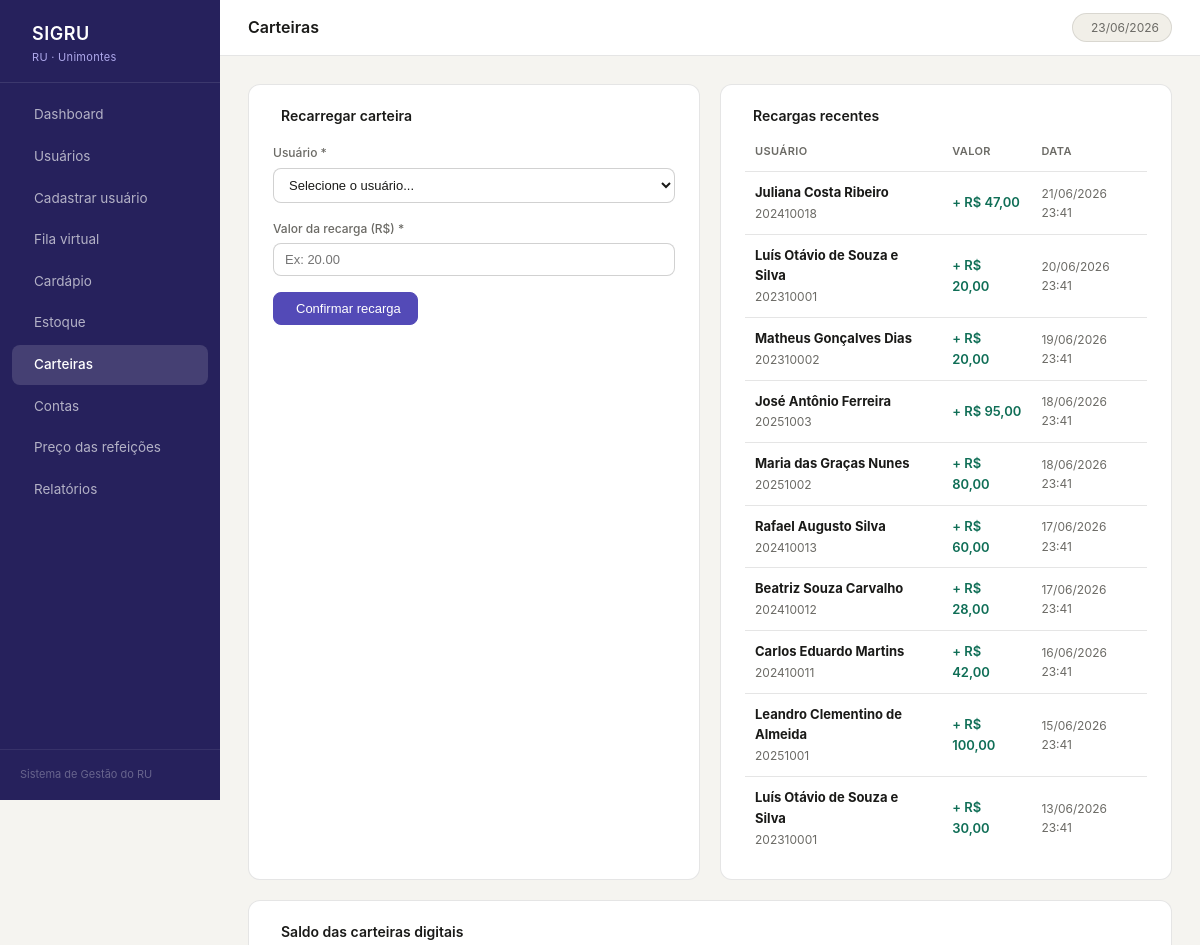
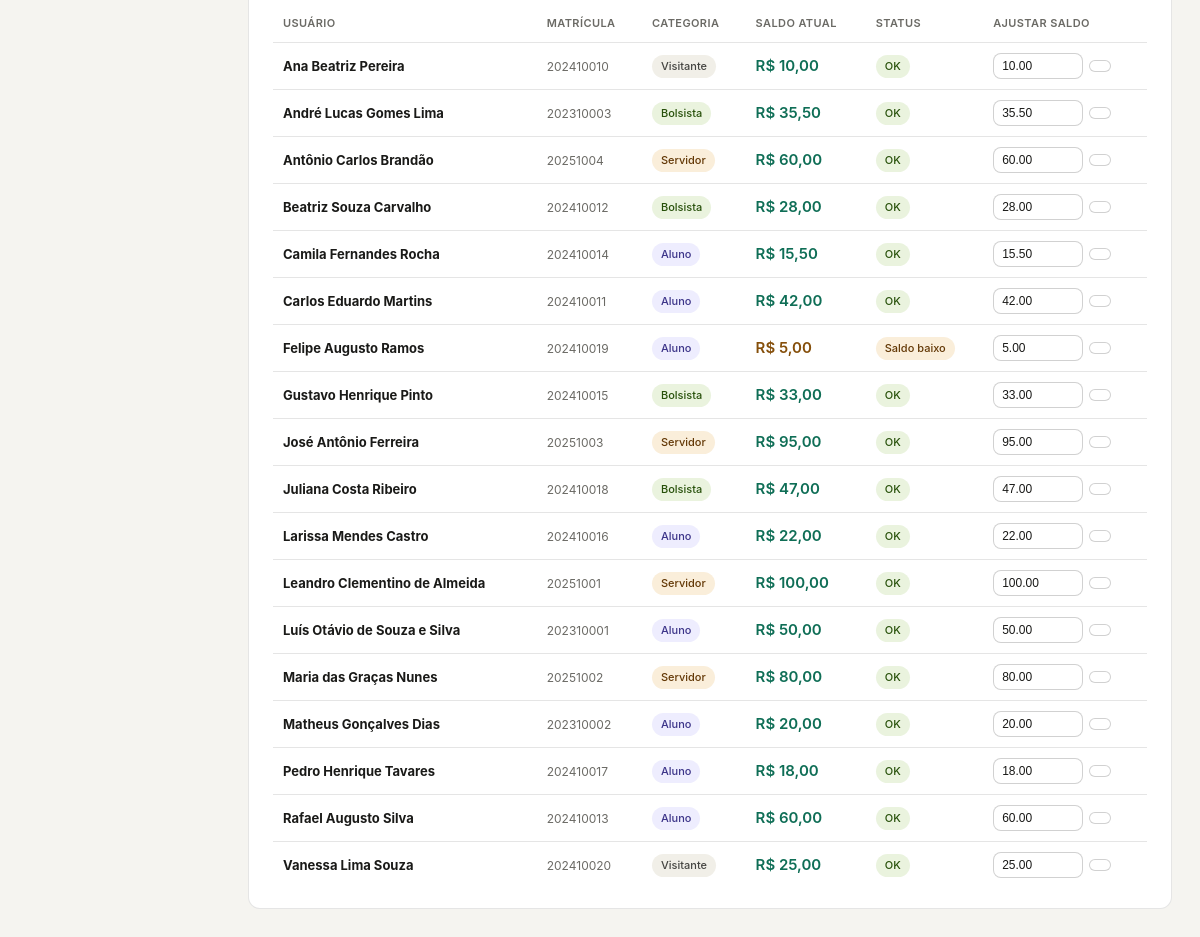
/carteiras.php, run on the app's committed database (2 pictures, top to bottom).
### tables this page shows
CREATE TABLE recarga_historico (
    id_recarga  INT(6) UNSIGNED AUTO_INCREMENT,
    id_carteira INT(6) UNSIGNED NOT NULL,
    valor       DECIMAL(8,2) NOT NULL,
    data        DATETIME NOT NULL,
    PRIMARY KEY (id_recarga),
    CONSTRAINT fk_recarga_carteira FOREIGN KEY (id_carteira)
        REFERENCES carteira_digital (id_carteira)
);

CREATE TABLE usuario (
    id_usuario    INT(6) UNSIGNED AUTO_INCREMENT,
    matricula     INT(11) UNSIGNED NOT NULL,
    nome_completo VARCHAR(100) NOT NULL,
    id_categoria  INT(3) UNSIGNED NOT NULL,
    id_bairro     INT(6) UNSIGNED NOT NULL,
    endereco      VARCHAR(100) NOT NULL,
    PRIMARY KEY (id_usuario),
    CONSTRAINT fk_usuario_categoria FOREIGN KEY (id_categoria)
        REFERENCES categoria_usuario (id_categoria),
    CONSTRAINT fk_usuario_bairro FOREIGN KEY (id_bairro)
        REFERENCES bairro (id_bairro)
);

CREATE TABLE carteira_digital (
    id_carteira INT(6) UNSIGNED AUTO_INCREMENT,
    id_usuario  INT(6) UNSIGNED NOT NULL,
    saldo       DECIMAL(8,2) NOT NULL,
    PRIMARY KEY (id_carteira),
    CONSTRAINT fk_carteira_usuario FOREIGN KEY (id_usuario)
        REFERENCES usuario (id_usuario)
);

CREATE TABLE categoria_usuario (
    id_categoria  INT(3) UNSIGNED AUTO_INCREMENT,
    descricao     VARCHAR(50) NOT NULL,
    PRIMARY KEY (id_categoria)
);

### carteiras.php (the view, shortened to what this page needs)
<?php
require_once 'includes/header.php';
$conn = getConnection();
$carteiras = $conn->query("
    SELECT cd.id_carteira, cd.saldo,
           u.id_usuario, u.nome_completo, u.matricula,
           cat.descricao AS categoria
    FROM carteira_digital cd
    JOIN usuario u ON u.id_usuario = cd.id_usuario
    JOIN categoria_usuario cat ON cat.id_categoria = u.id_categoria
    ORDER BY u.nome_completo
");
$historico = $conn->query("
    SELECT rh.valor, rh.data,
           u.nome_completo, u.matricula
    FROM recarga_historico rh
    JOIN carteira_digital cd ON cd.id_carteira = rh.id_carteira
    JOIN usuario u ON u.id_usuario = cd.id_usuario
    ORDER BY rh.data DESC
    LIMIT 20
");
?>
<div style="display:grid;grid-template-columns:1fr 1fr;gap:1.25rem;margin-bottom:1.25rem">
    <div class="card" style="margin-bottom:0">
        <div class="card-title"><i class="ti ti-plus"></i> Recarregar carteira</div>
        <form method="POST">
            <div class="form-group" style="margin-bottom:1rem">
                <label>Usuário *</label>
                <select name="id_usuario" required>
                    <option value="">Selecione o usuário...</option>
                </select>
            </div>
            <div class="form-group" style="margin-bottom:1rem">
                <label>Valor da recarga (R$) *</label>
                <input type="number" name="valor" min="0.01" step="0.01"
                       placeholder="Ex: 20.00"
                       value="<?= (($_POST['action'] ?? '') === 'recarregar') ? htmlspecialchars($_POST['valor'] ?? '') : '' ?>">
            </div>
            <button type="submit" class="btn btn-primary">
                <i class="ti ti-wallet"></i> Confirmar recarga
            </button>
        </form>
    </div>
    <div class="card" style="margin-bottom:0">
        <div class="card-title"><i class="ti ti-history"></i> Recargas recentes</div>
        <div class="table-wrap">
            <table>
                <thead>
                    <tr>
                        <th>Usuário</th>
                        <th>Valor</th>
                        <th>Data</th>
                    </tr>
                </thead>
                <tbody>
                    <?php while ($h = $historico->fetch_assoc()): ?>
                    <tr>
                        <td>
                            <strong><?= htmlspecialchars($h['nome_completo']) ?></strong><br>
                            <span class="text-muted"><?= $h['matricula'] ?></span>
                        </td>
                        <td style="color:var(--teal-600);font-weight:600">
                            + R$ <?= number_format($h['valor'], 2, ',', '.') ?>
                        </td>
                        <td class="text-muted"><?= date('d/m/Y H:i', strtotime($h['data'])) ?></td>
                    </tr>
                    <?php endwhile; ?>
                </tbody>
            </table>
        </div>
    </div>
</div>
<div class="card">
    <div class="card-title"><i class="ti ti-credit-card"></i> Saldo das carteiras digitais</div>
    <div class="table-wrap">
        <table>
            <thead>
                <tr>
                    <th>Usuário</th>
                    <th>Matrícula</th>
                    <th>Categoria</th>
                    <th>Saldo atual</th>
                    <th>Status</th>
                    <th>Ajustar saldo</th>
                </tr>
            </thead>
            <tbody>
                <?php while ($c = $carteiras->fetch_assoc()):
                    $saldo = (float) $c['saldo'];
                    $cat = $c['categoria'];
                    $cls = match($cat) {
                        'Aluno'    => 'pill-purple',
                        'Bolsista' => 'pill-green',
                        'Servidor' => 'pill-amber',
                        default    => 'pill-gray'
                    };
                ?>
                <tr>
                    <td><strong><?= htmlspecialchars($c['nome_completo']) ?></strong></td>
                    <td class="text-muted"><?= $c['matricula'] ?></td>
                    <td><span class="pill <?= $cls ?>"><?= htmlspecialchars($cat) ?></span></td>
                    <td style="font-size:15px;font-weight:600;
                               color:<?= $saldo <= 0 ? 'var(--red-600)' : ($saldo < 10 ? 'var(--amber-600)' : 'var(--teal-600)') ?>">
                        R$ <?= number_format($saldo, 2, ',', '.') ?>
                    </td>
                    <td>
                        <?php if ($saldo <= 0): ?>
                            <span class="pill pill-red">Sem saldo</span>
                        <?php elseif ($saldo < 10): ?>
                            <span class="pill pill-amber">Saldo baixo</span>
                        <?php else: ?>
                            <span class="pill pill-green">OK</span>
                        <?php endif; ?>
                    </td>
                    <td>
                        <form method="POST" style="display:flex;gap:6px;align-items:center">
                            <input type="number" name="novo_saldo" min="0" step="0.01"
                                   value="<?= number_format($saldo, 2, '.', '') ?>"
                                   style="width:90px;padding:5px 8px;font-size:12px;
                                          border:1px solid var(--border-md);border-radius:var(--radius-md)">
                            <button type="submit" class="btn btn-secondary btn-sm"
                                    onclick="return confirm('Ajustar saldo para o valor informado?')">
                            </button>
                        </form>
                    </td>
                </tr>
                <?php endwhile; ?>
            </tbody>
        </table>
    </div>
</div>
<?php
require_once 'includes/footer.php';
?>

### assets/css/style.css (style rules this page uses)
*, *::before, *::after { box-sizing: border-box; margin: 0; padding: 0; }
:root { --purple-50: #EEEDFE; --purple-200: #AFA9EC; --purple-600: #534AB7; --purple-800: #3C3489; --purple-900: #26215C; --teal-50: #E1F5EE; --teal-600: #0F6E56; --teal-800: #085041; --amber-50: #FAEEDA; --amber-600: #854F0B; --amber-800: #633806; --red-50: #FCEBEB; --red-600: #A32D2D; --green-50: #EAF3DE; --green-800: #27500A; --gray-50: #F1EFE8; --gray-100: #D3D1C7; --gray-400: #888780; --gray-800: #444441; --bg: #F5F4F0; --surface: #FFFFFF; --border: rgba(0,0,0,0.10); --border-md: rgba(0,0,0,0.18); --text: #1A1A18; --text-muted:#6B6A65; --radius-md: 8px; --radius-lg: 12px; --sidebar-w: 220px; }
body { font-family: 'Inter', system-ui, -apple-system, sans-serif; background: var(--bg); color: var(--text); font-size: 14px; line-height: 1.6; }
.card { background: var(--surface); border: 1px solid var(--border); border-radius: var(--radius-lg); padding: 1.25rem 1.5rem; margin-bottom: 1.25rem; }
.card-title { font-size: 14px; font-weight: 600; color: var(--text); margin-bottom: 1rem; display: flex; align-items: center; gap: 8px; }
.table-wrap { overflow-x: auto; }
table { width: 100%; border-collapse: collapse; font-size: 13px; }
thead th { text-align: left; font-size: 11px; font-weight: 600; text-transform: uppercase; letter-spacing: 0.4px; color: var(--text-muted); padding: 0 10px 10px; border-bottom: 1px solid var(--border); }
tbody td { padding: 10px; border-bottom: 1px solid var(--border); color: var(--text); vertical-align: middle; }
tbody tr:last-child td { border-bottom: none; }
.pill { display: inline-block; font-size: 11px; font-weight: 500; padding: 3px 9px; border-radius: 999px; }
.pill-purple { background: var(--purple-50); color: var(--purple-800); }
.pill-green { background: var(--green-50); color: var(--green-800); }
.pill-amber { background: var(--amber-50); color: var(--amber-800); }
.pill-gray { background: var(--gray-50); color: var(--gray-800); }
.form-group { display: flex; flex-direction: column; gap: 5px; }
label { font-size: 12px; font-weight: 500; color: var(--text-muted); }
input[type="text"], input[type="number"], input[type="email"], select, textarea { width: 100%; padding: 8px 11px; border: 1px solid var(--border-md); border-radius: var(--radius-md); font-size: 13px; color: var(--text); background: var(--surface); transition: border-color 0.15s, box-shadow 0.15s; outline: none; }
.btn { display: inline-flex; align-items: center; gap: 6px; padding: 8px 16px; border-radius: var(--radius-md); font-size: 13px; font-weight: 500; cursor: pointer; border: 1px solid transparent; text-decoration: none; transition: opacity 0.15s, background 0.15s; }
.btn-primary { background: var(--purple-600); color: #fff; border-color: var(--purple-600); }
.btn-secondary { background: var(--surface); color: var(--text); border-color: var(--border-md); }
.btn-sm { padding: 5px 10px; font-size: 12px; }
.text-muted { color: var(--text-muted); font-size: 12px; }

### data on the page
recarga_historico: usuario.nome_completo "Juliana Costa Ribeiro", usuario.matricula "202410018", valor "47,00", data "21/06/2026 23:41"
recarga_historico: usuario.nome_completo "Luís Otávio de Souza e Silva", usuario.matricula "202310001", valor "20,00", data "20/06/2026 23:41"
recarga_historico: usuario.nome_completo "Matheus Gonçalves Dias", usuario.matricula "202310002", valor "20,00", data "19/06/2026 23:41"
recarga_historico: usuario.nome_completo "José Antônio Ferreira", usuario.matricula "20251003", valor "95,00", data "18/06/2026 23:41"
recarga_historico: usuario.nome_completo "Maria das Graças Nunes", usuario.matricula "20251002", valor "80,00", data "18/06/2026 23:41"
recarga_historico: usuario.nome_completo "Rafael Augusto Silva", usuario.matricula "202410013", valor "60,00", data "17/06/2026 23:41"
recarga_historico: usuario.nome_completo "Beatriz Souza Carvalho", usuario.matricula "202410012", valor "28,00", data "17/06/2026 23:41"
recarga_historico: usuario.nome_completo "Carlos Eduardo Martins", usuario.matricula "202410011", valor "42,00", data "16/06/2026 23:41"
recarga_historico: usuario.nome_completo "Leandro Clementino de Almeida", usuario.matricula "20251001", valor "100,00", data "15/06/2026 23:41"
recarga_historico: usuario.nome_completo "Luís Otávio de Souza e Silva", usuario.matricula "202310001", valor "30,00", data "13/06/2026 23:41"
carteira_digital: id_usuario.nome_completo "Ana Beatriz Pereira", id_usuario.matricula "202410010", categoria_usuario.descricao "Visitante", saldo "10,00", shows "OK", novo_saldo "10.00"
carteira_digital: id_usuario.nome_completo "André Lucas Gomes Lima", id_usuario.matricula "202310003", categoria_usuario.descricao "Bolsista", saldo "35,50", shows "OK", novo_saldo "35.50"
carteira_digital: id_usuario.nome_completo "Antônio Carlos Brandão", id_usuario.matricula "20251004", categoria_usuario.descricao "Servidor", saldo "60,00", shows "OK", novo_saldo "60.00"
carteira_digital: id_usuario.nome_completo "Beatriz Souza Carvalho", id_usuario.matricula "202410012", categoria_usuario.descricao "Bolsista", saldo "28,00", shows "OK", novo_saldo "28.00"
carteira_digital: id_usuario.nome_completo "Camila Fernandes Rocha", id_usuario.matricula "202410014", categoria_usuario.descricao "Aluno", saldo "15,50", shows "OK", novo_saldo "15.50"
carteira_digital: id_usuario.nome_completo "Carlos Eduardo Martins", id_usuario.matricula "202410011", categoria_usuario.descricao "Aluno", saldo "42,00", shows "OK", novo_saldo "42.00"
carteira_digital: id_usuario.nome_completo "Felipe Augusto Ramos", id_usuario.matricula "202410019", categoria_usuario.descricao "Aluno", saldo "5,00", shows "Saldo baixo", novo_saldo "5.00"
carteira_digital: id_usuario.nome_completo "Gustavo Henrique Pinto", id_usuario.matricula "202410015", categoria_usuario.descricao "Bolsista", saldo "33,00", shows "OK", novo_saldo "33.00"
carteira_digital: id_usuario.nome_completo "José Antônio Ferreira", id_usuario.matricula "20251003", categoria_usuario.descricao "Servidor", saldo "95,00", shows "OK", novo_saldo "95.00"
carteira_digital: id_usuario.nome_completo "Juliana Costa Ribeiro", id_usuario.matricula "202410018", categoria_usuario.descricao "Bolsista", saldo "47,00", shows "OK", novo_saldo "47.00"
carteira_digital: id_usuario.nome_completo "Larissa Mendes Castro", id_usuario.matricula "202410016", categoria_usuario.descricao "Aluno", saldo "22,00", shows "OK", novo_saldo "22.00"
carteira_digital: id_usuario.nome_completo "Leandro Clementino de Almeida", id_usuario.matricula "20251001", categoria_usuario.descricao "Servidor", saldo "100,00", shows "OK", novo_saldo "100.00"
carteira_digital: id_usuario.nome_completo "Luís Otávio de Souza e Silva", id_usuario.matricula "202310001", categoria_usuario.descricao "Aluno", saldo "50,00", shows "OK", novo_saldo "50.00"
carteira_digital: id_usuario.nome_completo "Maria das Graças Nunes", id_usuario.matricula "20251002", categoria_usuario.descricao "Servidor", saldo "80,00", shows "OK", novo_saldo "80.00"
carteira_digital: id_usuario.nome_completo "Matheus Gonçalves Dias", id_usuario.matricula "202310002", categoria_usuario.descricao "Aluno", saldo "20,00", shows "OK", novo_saldo "20.00"
carteira_digital: id_usuario.nome_completo "Pedro Henrique Tavares", id_usuario.matricula "202410017", categoria_usuario.descricao "Aluno", saldo "18,00", shows "OK", novo_saldo "18.00"
carteira_digital: id_usuario.nome_completo "Rafael Augusto Silva", id_usuario.matricula "202410013", categoria_usuario.descricao "Aluno", saldo "60,00", shows "OK", novo_saldo "60.00"
carteira_digital: id_usuario.nome_completo "Vanessa Lima Souza", id_usuario.matricula "202410020", categoria_usuario.descricao "Visitante", saldo "25,00", shows "OK", novo_saldo "25.00"

### other printed values
$info['label'] "Dashboard"
$info['label'] "Usuários"
$info['label'] "Cadastrar usuário"
$info['label'] "Fila virtual"
$info['label'] "Cardápio"
$info['label'] "Estoque"
$info['label'] "Carteiras"
$info['label'] "Contas"
$info['label'] "Preço das refeições"
$info['label'] "Relatórios"
$page_title "Carteiras"
